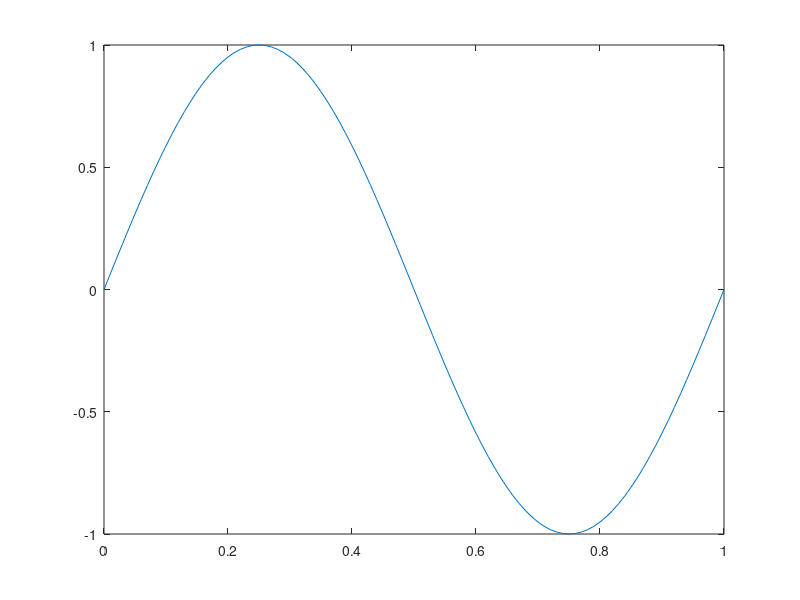
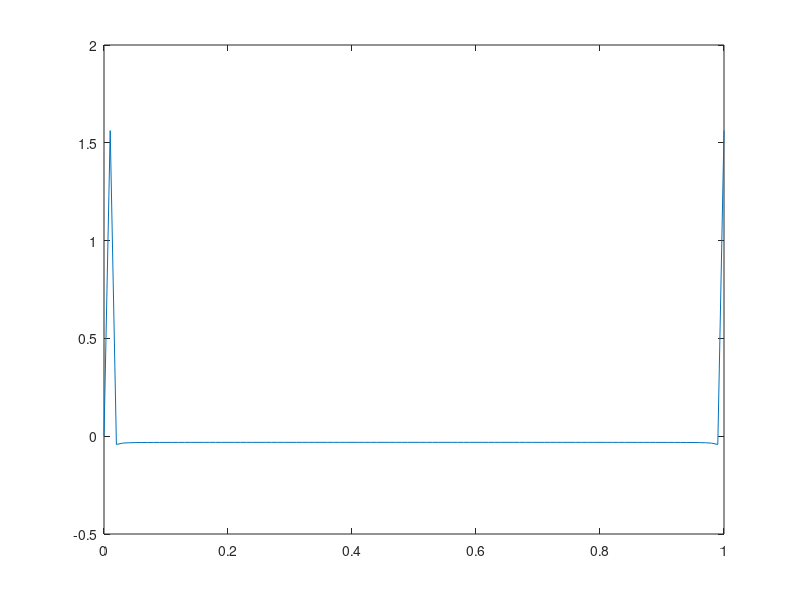
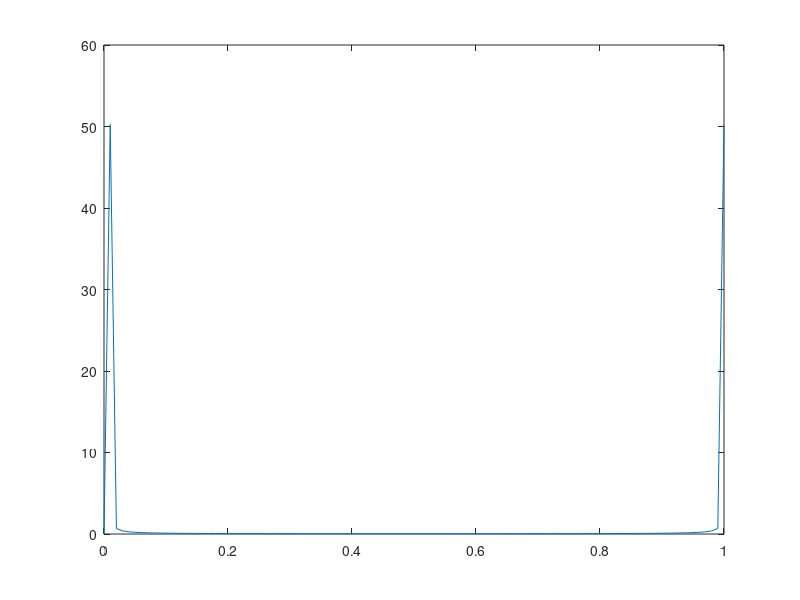
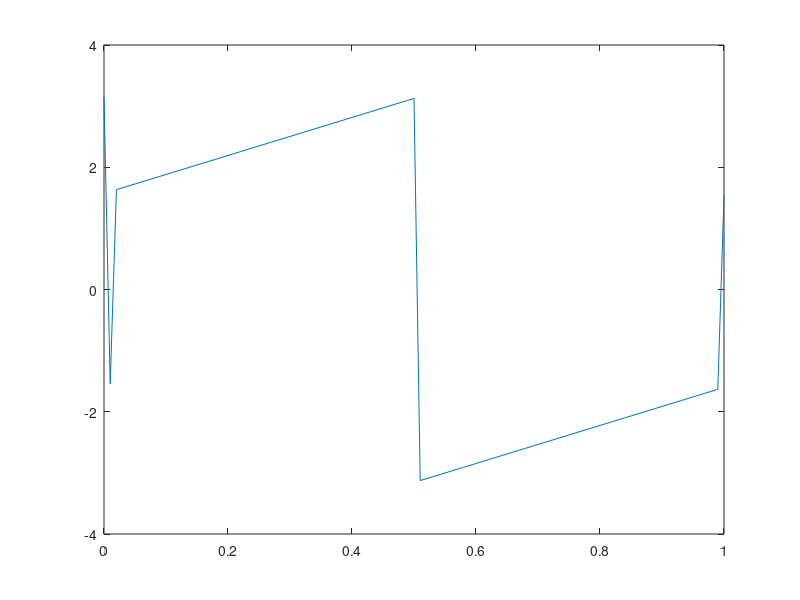

MATLAB code to generate these figures, in order:
%Fourier transform(discrete)
x = 1:6
y = fft(x)
y = fft(x,6) %n-point DFT


t = 0:0.01:1;
x = sin(2*pi*t);
y = fft(x);
figure;
plot(t,x)
figure;
plot(t,y)
figure;
plot(t,abs(y))
figure;
plot(t,angle(y))

x = 1:5

y = fft(x)
y = fft(x,3)
x = ifft(y)

% x(n) and y(n) are discrete sequences 
%computing the DFT and IDFT
t = 0:0.1:5;
size(t)

x = ones(1,51);
y = conv(x,x);
figure;
plot(t,x)
figure;
t = 0:0.1:10;
plot(t,y)
%computes the convolution of two sequences


